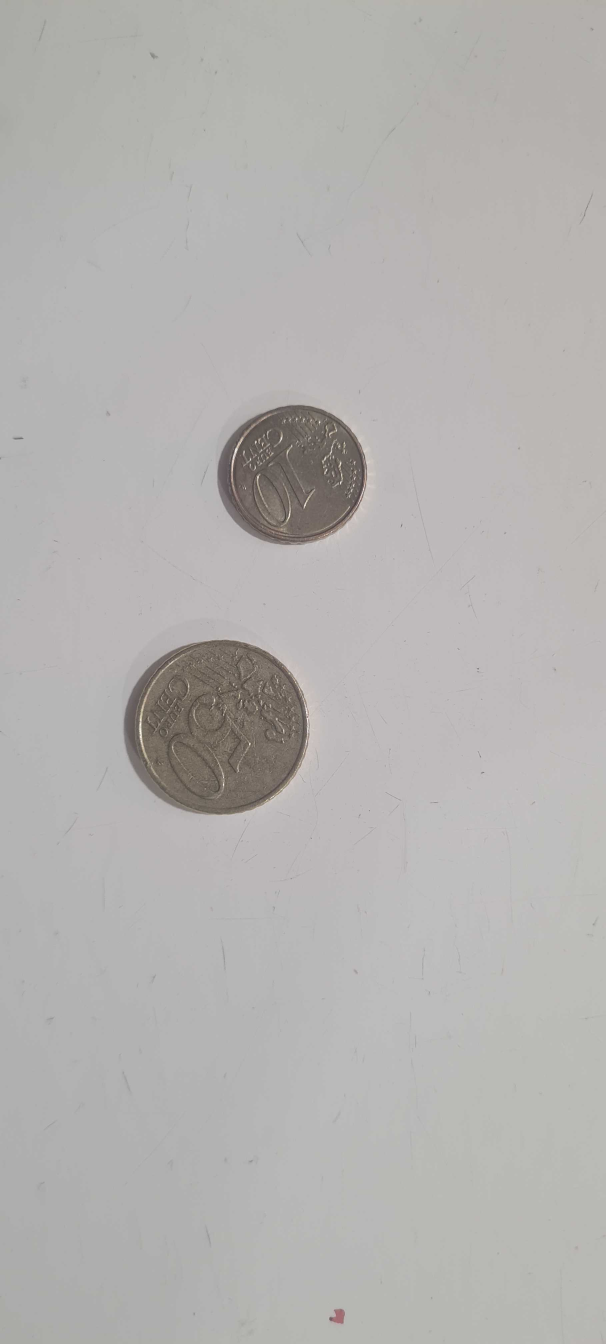
#> input picture data/validation/img_001.jpg, 1816 x 4032 px, found by its file name (shown at 1/3 size)
$ python visualizer.py   (older library calls are emulated)
#> lines starting #> are read from the running program, lines starting #| are printed output that depends on the picture; after the words box and inside, x2 and y2 are one past the last pixel; in counts of white or black regions, pixels touching at a corner belong together
### pipelines/contours/traitement.py
"""
Pipeline contours de détection de pièces.

Chaîne complète :
  0. Sous-échantillonnage
  1. Conversion en niveaux de gris par luminance
  2. Pré-lissage gaussien (tue la texture)
  3. Égalisation d'histogramme
  4. Second lissage doux avant dérivée
  5. Détection de contours par Sobel (X, Y, mag)
  6. Seuillage automatique d'Otsu
  7. Fermeture morphologique (petit noyau)       (post-traitement, )
  8. Remplissage des silhouettes par masque
  9a. Ouverture (élimination des speckles)       (post-traitement)
  9b. Érosion avec noyau circulaire              (sépare les pièces tangentes)
 10. Filtrage par propriétés géométriques        (extraction de primitives, S2) :
        - aire (S5/V1)
        - circularité 4π·A_hull / P_hull²        (calculée sur l'enveloppe convexe)
        - solidité  A / A_hull
        - ratio largeur/hauteur de la bbox
"""
import cv2
import numpy as np


def _impair(n):
    return n if n % 2 == 1 else n + 1


def pipeline_contours(
    chemin_image,
    largeur_cible=800,
    taille_pre_flou=(8, 8),
    taille_flou=(2, 2),
    taille_fermeture=5,
    taille_ouverture=9,
    taille_erosion=7,
    aire_min=300,
    aire_max=200000,
    circularite_min=0.55,
    ratio_max=1.8,
    solidite_min=0.85,
    # --- Stratégies anti-trous d'anneaux (OPT-IN : voir docstring) ---
    # Désactivées par défaut : elles aident sur les pièces ISOLÉES avec un
    # gap dans leur anneau, mais fusionnent les pièces qui se touchent. Sur
    # ce dataset (beaucoup d'amas) elles dégradent la MAE. Activer cas par cas.
    n_fermetures=1,            # >1 = scelle des gaps plus larges (mais fusionne)
    remplir_par_hull=False,    # True = remplit l'enveloppe convexe (pièces isolées)
    seuil_bas_hysteresis=None, # 0-255 = union avec un seuil bas (hystérésis S5)
    # rétro-compatibilité : ancien paramètre unique
    taille_noyau_morpho=None,
):
    """Exécute le pipeline complet et renvoie un dictionnaire avec :
        - toutes les étapes intermédiaires (pour le visualiseur)
        - les contours retenus et rejetés
        - le compteur final
    """
#> called with chemin_image = 'data/validation/img_001.jpg', largeur_cible = 800, taille_pre_flou = (19, 19), taille_flou = (5, 5), taille_fermeture = 50, taille_ouverture = 25, taille_erosion = 7, aire_min = 300

    if taille_noyau_morpho is not None:
        taille_fermeture = taille_noyau_morpho
        taille_ouverture = taille_noyau_morpho

    img = cv2.imread(chemin_image)
#> img is the input picture: shape (4032, 1816, 3); mean B, G, R 176.4, 178, 179.8
    if img is None:
        return {"erreur": f"Image introuvable: {chemin_image}", "compteur": 0}

    # 0. Sous-échantillonnage : réduire la résolution pour calmer le Sobel
    #    et accélérer le traitement .
    h, w = img.shape[:2]
    if w > largeur_cible:
        r = largeur_cible / w
        img = cv2.resize(img, (largeur_cible, int(h * r)), interpolation=cv2.INTER_AREA)
#> img: shape (1776, 800, 3)

    # 1. Niveaux de gris par formule de luminance .
    gris = cv2.cvtColor(img, cv2.COLOR_BGR2GRAY)

    # 2. Pré-lissage fort : tue la texture/grain du support avant l'égalisation,
    #    sinon equalizeHist amplifie ce bruit .
    p_x, p_y = _impair(taille_pre_flou[0]), _impair(taille_pre_flou[1])
    pre_flou = cv2.GaussianBlur(gris, (p_x, p_y), 0)
    # pre_flou = gris

    # 3. Égalisation d'histogramme : étaler la dynamique .
    egalisee = cv2.equalizeHist(pre_flou)
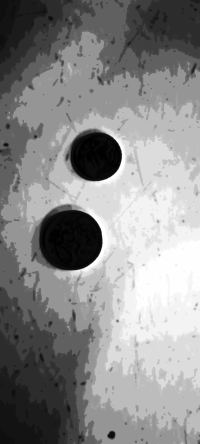
#> egalisee: shape (1776, 800) (shown at 1/4 size); min 0, max 255, mean 137.9

    # 4. Second lissage doux juste avant Sobel pour stabiliser la dérivée.
    t_x, t_y = _impair(taille_flou[0]), _impair(taille_flou[1])
    floute = cv2.GaussianBlur(egalisee, (t_x, t_y), 0)

    # 5. Sobel : convolution avec les noyaux dérivateurs .
    sobel_x = cv2.Sobel(floute, cv2.CV_64F, 1, 0, ksize=3)
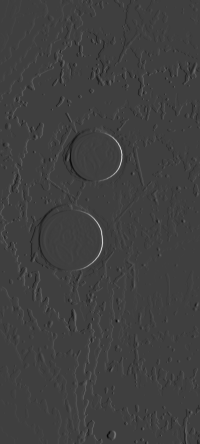
#> sobel_x: shape (1776, 800) float64 (shown at 1/4 size); min -186, max 556, mean 1.2; drawn with min black and max white
    sobel_y = cv2.Sobel(floute, cv2.CV_64F, 0, 1, ksize=3)
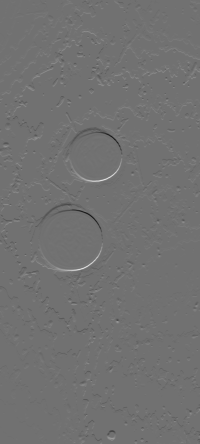
#> sobel_y: shape (1776, 800) float64 (shown at 1/4 size); min -382, max 474, mean 0.2; drawn with min black and max white
    magnitude = np.sqrt(sobel_x ** 2 + sobel_y ** 2)
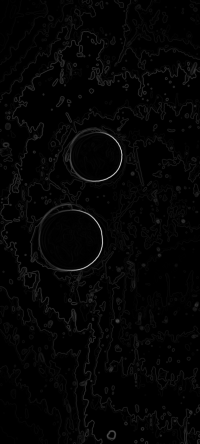
#> magnitude: shape (1776, 800) float64 (shown at 1/4 size); min 0, max 570.9, mean 10.1; drawn with min black and max white
    m_max = magnitude.max() if magnitude.max() > 0 else 1.0
#> m_max = 570.9
    magnitude_u8 = np.uint8(255.0 * magnitude / m_max)

    # 6. Seuillage automatique d'Otsu sur la magnitude .
    _, contours_bin_otsu = cv2.threshold(
        magnitude_u8, 0, 255, cv2.THRESH_BINARY + cv2.THRESH_OTSU
    )
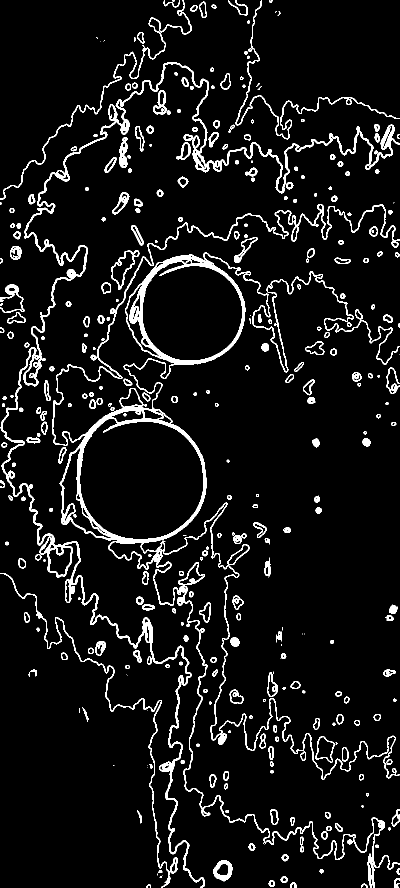
#> contours_bin_otsu: shape (1776, 800) (shown at 1/2 size); 6.9% white; 356 white regions (42 under 20 px), largest, box (x1, y1, x2, y2) and area: (104, 408, 800, 1688) 34087, (1, 124, 800, 1776) 21702, (0, 1146, 341, 1776) 2903
    # 6bis. Union avec un seuil bas (équivalent du seuillage par hystérésis
    #       §1.3) : capture les bords faibles d'anneaux fragmentés.
    if seuil_bas_hysteresis is not None:
        _, contours_bin_bas = cv2.threshold(
            magnitude_u8, int(seuil_bas_hysteresis), 255, cv2.THRESH_BINARY
        )
        contours_bin = cv2.bitwise_or(contours_bin_otsu, contours_bin_bas)
    else:
        contours_bin = contours_bin_otsu

    # 7. Fermeture morphologique itérée (petit noyau, plusieurs passes) :
    #    chaque itération scelle des trous un peu plus larges sans souder les
    #    pièces voisines, contrairement à un gros noyau unique.
    noyau_close = np.ones((_impair(taille_fermeture),) * 2, np.uint8)
    fermee = cv2.morphologyEx(
        contours_bin, cv2.MORPH_CLOSE, noyau_close, iterations=max(1, n_fermetures)
    )
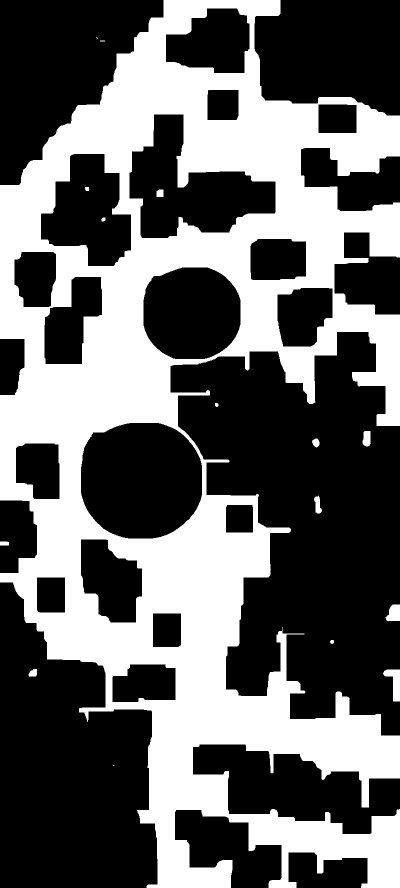
#> fermee: shape (1776, 800) (shown at 1/2 size); 39.7% white; 16 white regions (2 under 20 px)

    # 8. Remplissage : on transforme les contours fermés en silhouettes pleines
    #    grâce à un masque binaire .
    #    Quand `remplir_par_hull=True`, on remplit l'enveloppe convexe de chaque
    #    contour : un anneau troué reste convexe-fermé donc se remplit comme un
    #    disque. Sinon on remplit le contour tel quel.
    contours_externes, _ = cv2.findContours(
        fermee, cv2.RETR_EXTERNAL, cv2.CHAIN_APPROX_SIMPLE
    )
#> contours_externes = 13 contours, 3 with area under 20; largest, box (x1, y1, x2, y2) and area: (0, 0, 800, 1776) 800586, (766, 1339, 800, 1403) 1051, (771, 1209, 800, 1242) 700, (725, 862, 741, 893) 388, (628, 991, 644, 1027) 310
    masque_plein = np.zeros_like(fermee)
    if remplir_par_hull:
        hulls = [cv2.convexHull(c) for c in contours_externes]
        cv2.drawContours(masque_plein, hulls, -1, 255, thickness=cv2.FILLED)
    else:
        cv2.drawContours(
            masque_plein, contours_externes, -1, 255, thickness=cv2.FILLED
        )
#> masque_plein: shape (1776, 800); 57% white; 11 black regions, largest, box (x1, y1, x2, y2) and area: (341, 664, 800, 1471) 233460, (0, 1165, 315, 1776) 137628, (0, 0, 327, 370) 69235

    # 9a. Ouverture (élimine d'abord les speckles, noyau modéré).
    noyau_open = np.ones((_impair(taille_ouverture),) * 2, np.uint8)
    propre = cv2.morphologyEx(masque_plein, cv2.MORPH_OPEN, noyau_open)
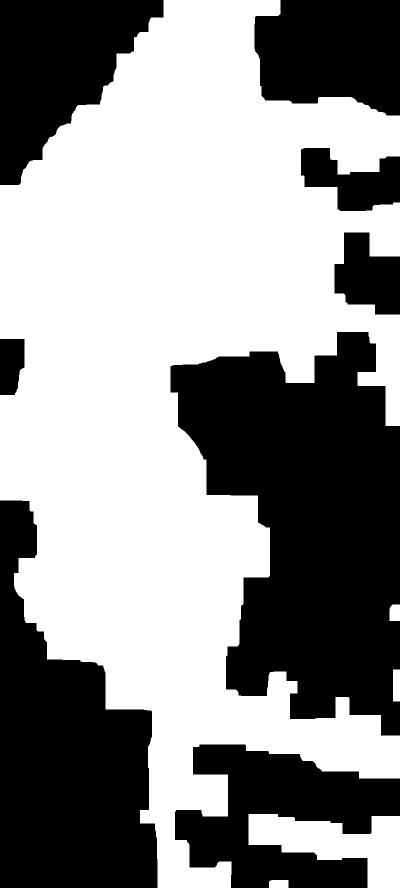
#> propre: shape (1776, 800) (shown at 1/2 size); 56.1% white; 8 black regions, largest, box (x1, y1, x2, y2) and area: (341, 664, 800, 1471) 239243, (0, 1001, 315, 1776) 148275, (350, 1489, 800, 1776) 74491

    # 9b. Érosion avec un noyau CIRCULAIRE : casse les ponts fins entre pièces
    #     tangentes. On utilise un disque, car des pièces se touchent en un
    #     point (tangence) et un élément structurant rond érode ce point
    #     beaucoup plus vite que l'intérieur des pièces.
    k_erode = max(3, _impair(taille_erosion))
    noyau_erode = cv2.getStructuringElement(cv2.MORPH_ELLIPSE, (k_erode, k_erode))
    erodee = cv2.erode(propre, noyau_erode)
#> erodee: shape (1776, 800); 54.4% white; 8 black regions

    # 10. Extraction des contours finaux et filtrage par propriétés mathématiques.
    contours_finaux, _ = cv2.findContours(
        erodee, cv2.RETR_EXTERNAL, cv2.CHAIN_APPROX_SIMPLE
    )
#> contours_finaux = 5 contours; box (x1, y1, x2, y2) and area: (0, 0, 800, 1776) 745476, (500, 1631, 800, 1776) 21382, (789, 1342, 800, 1400) 570, (782, 1212, 800, 1239) 431, (541, 1763, 574, 1776) 382
#> (the rest of the program and of its run is left out)
